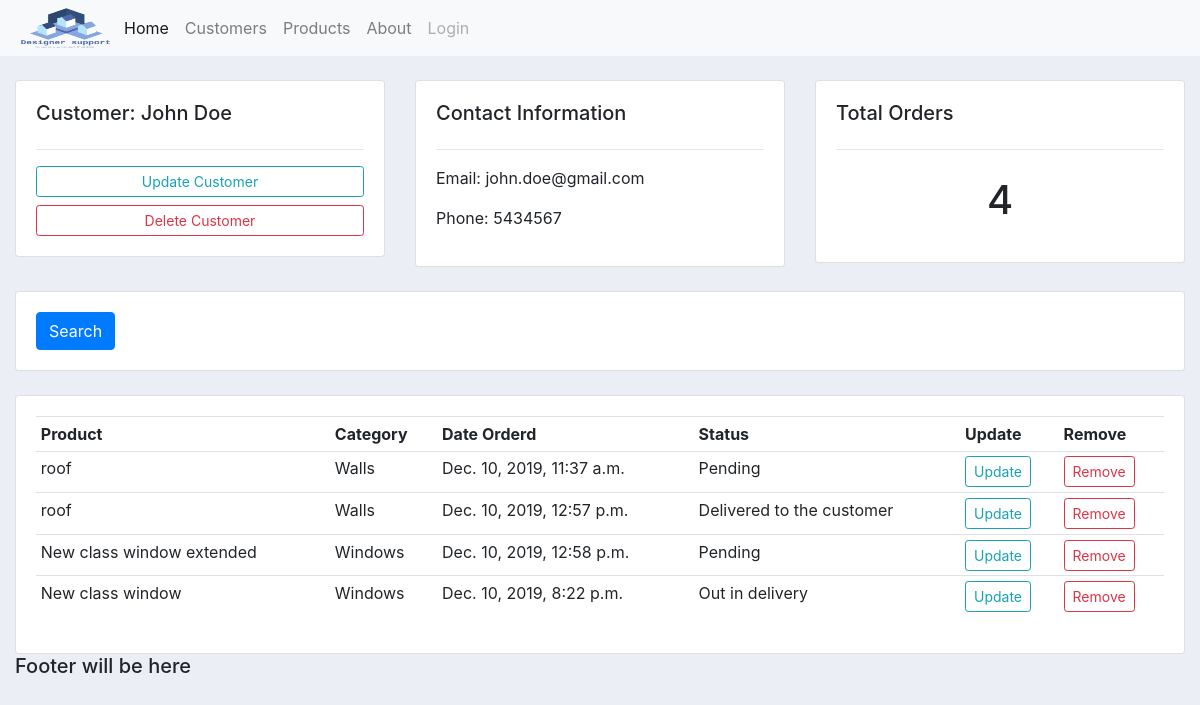
Screenshot of /customers/1/ with the database file from the repository.
### accounts/models.py (models this page shows, shortened)
class Customer(models.Model):
    name = models.CharField(max_length=200)
    phone = models.CharField(max_length=200, null=True)
    email = models.CharField(max_length=200,unique=True)
    date_created = models.DateTimeField(auto_now_add=True)

class Order(models.Model):
    customer = models.ForeignKey(Customer,null=True, on_delete=models.SET_NULL)
    product = models.ForeignKey(Product,null=True, on_delete=models.SET_NULL)
    STATUS = (
        ('PENDING', 'Pending'),
        ('UNDER_DELIVERY','Out in delivery'),
        ('DELIVERED', 'Delivered to the customer')
    )
    number = models.CharField(max_length=200)
    date_created = models.DateTimeField(auto_now_add=True)
    status = models.CharField(max_length=20, null=True, choices=STATUS)
    def status_value(self):
        for s in self.STATUS:
            if s[0] == self.status:
                return s[1]
        return None

class Product(models.Model):
    CATEGORY = (
        ('CAT1', 'Windows'),
        ('CAT2', 'Doors'),
        ('CAT3', 'Walls'),
    )
    name = models.CharField(max_length=200)
    price = models.FloatField()
    category = models.CharField(max_length=20, null=True, choices=CATEGORY)
    description = models.TextField(max_length=4000, null=True)
    date_created = models.DateTimeField(auto_now_add=True)
    tags = models.ManyToManyField(Tag)
    def cat_value(self):
        for c in self.CATEGORY:
            if c[0] == self.category:
                return c[1]
        return None

### accounts/views.py (the view)
# urls.py: path('customers/<str:pk>/', views.accounts, name='customer'),
def accounts(request, pk):
    customer = Customer.objects.get(id=pk)
    orders = customer.order_set.all()
    o_l = len(orders)
    context = {'customer':customer, 'orders':orders, 'o_l':o_l}
    return render(request,'accounts/customers.html', context)

### accounts/templates/accounts/customers.html
{% extends "accounts/index.html" %}
{% block content %}
<br>
<div class="row">
	<div class="col-md">
		<div class="card card-body">
			<h5>Customer: {{customer.name}}</h5>
			<hr>
			<a class="btn btn-outline-info  btn-sm btn-block" href="">Update Customer</a>
			<a class="btn btn-outline-danger  btn-sm btn-block" href="">Delete Customer</a>
		</div>
	</div>
	<div class="col-md">
		<div class="card card-body">
			<h5>Contact Information</h5>
			<hr>
			<p>Email: <span>{{customer.email}}</span></p>
			<p>Phone: <span>{{customer.phone}}</span></p>
		</div>
	</div>
	<div class="col-md">
		<div class="card card-body">
			<h5>Total Orders</h5>
			<hr>
			<h1 style="text-align: center;padding: 10px">{{o_l}}</h1>
		</div>
	</div>
</div>
<br>
<div class="row">
	<div class="col">
		<div class="card card-body">
			<form method="get">
		    <button class="btn btn-primary" type="submit">Search</button>
		  </form>
		</div>
	</div>
</div>
<br>
<div class="row">
	<div class="col-md">
		<div class="card card-body">
			<table class="table table-sm">
				<tr>
					<th>Product</th>
					<th>Category</th>
					<th>Date Orderd</th>
					<th>Status</th>
					<th>Update</th>
					<th>Remove</th>
                </tr>
                {% for o in orders %}
                    <tr>
                        <td>{{ o.product.name}}</td>
                        <td>{{ o.product.cat_value}}</td>
                        <td>{{ o.date_created}}</td>
                        <td>{{ o.status_value }}</td>
                        <td><a href="#" class="btn btn-sm btn-outline-info">Update</a></td>
                        <td><a href="#" class="btn btn-sm btn-outline-danger">Remove</a></td>
				</tr>
                {% endfor %}
			</table>
		</div>
	</div>
</div>
{% endblock content %}

### static/css/main.css (style rules this page uses)
body { background-color: #ebeff5; }

### rows the page displays
Customer: name "John Doe", email "john.doe@gmail.com", phone "5434567"
Order: product.name "roof", product.cat_value "Walls", date_created "Dec. 10, 2019, 11:37 a.m.", status_value "Pending"
Order: product.name "roof", product.cat_value "Walls", date_created "Dec. 10, 2019, 12:57 p.m.", status_value "Delivered to the customer"
Order: product.name "New class window extended", product.cat_value "Windows", date_created "Dec. 10, 2019, 12:58 p.m.", status_value "Pending"
Order: product.name "New class window", product.cat_value "Windows", date_created "Dec. 10, 2019, 8:22 p.m.", status_value "Out in delivery"

### other values shown
{{ o_l }} "4"
